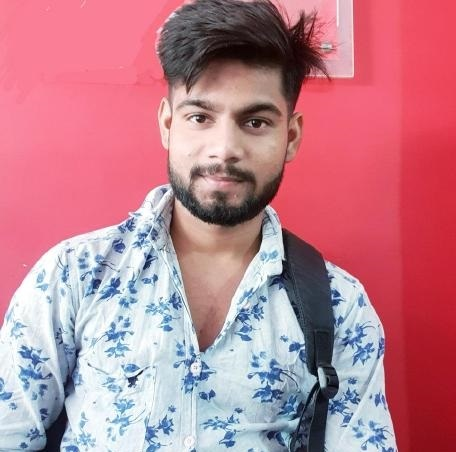
#> input picture Projects/03- Convert Photo into Cartoon/dushyantprofile.png, 456 x 452 px
$ python Run.py
#> lines starting #> are read from the running program, lines starting #| are printed output that depends on the picture; after the words box and inside, x2 and y2 are one past the last pixel; in counts of white or black regions, pixels touching at a corner belong together
#Importing required libraries
import cv2
import numpy as np

#Reading image
img = cv2.imread("dushyantprofile.png")
#> img is the input picture: shape (452, 456, 3); mean B, G, R 142.2, 128.3, 190.7
cv2.imshow("Image", img)

#Detecting edges of the input image
gray = cv2.cvtColor(img, cv2.COLOR_BGR2GRAY)
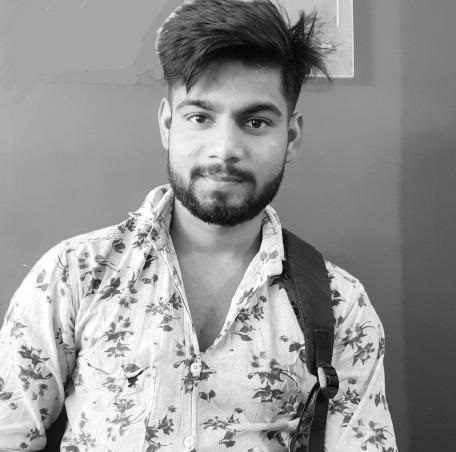
#> gray: shape (452, 456); min 1, max 255, mean 148.6
gray = cv2.medianBlur (gray, 5)
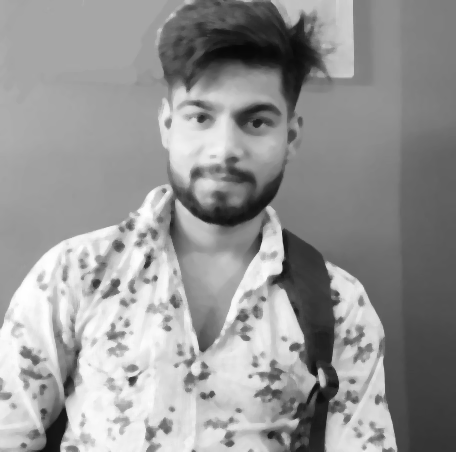
#> gray: shape (452, 456); min 7, max 255, mean 149.2
edges = cv2.adaptiveThreshold (gray, 255,
                              cv2.ADAPTIVE_THRESH_MEAN_C,
                              cv2.THRESH_BINARY, 9, 9)
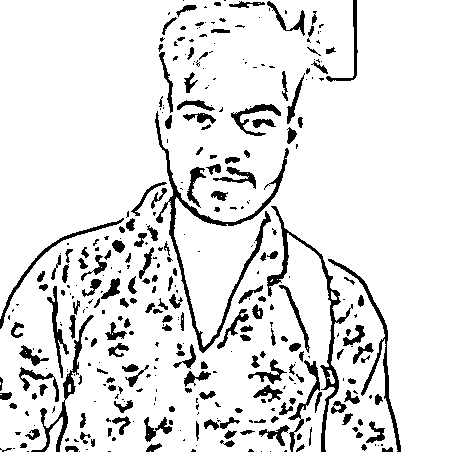
#> edges: shape (452, 456); 89.2% white; 363 black regions (187 under 20 px), largest, box (x1, y1, x2, y2) and area: (155, 111, 289, 353) 2279, (267, 206, 353, 452) 1599, (328, 259, 401, 452) 996

#Cartoonifying the image
color = cv2.bilateralFilter(img, 9, 250, 250)
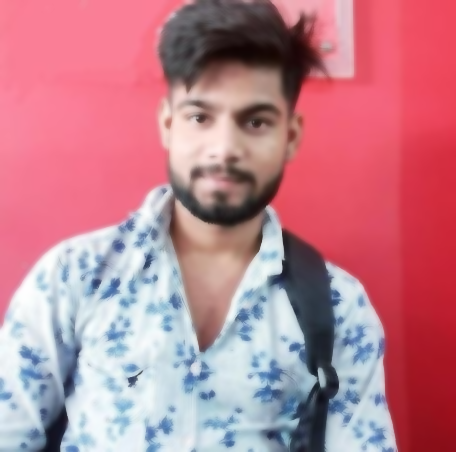
#> color: shape (452, 456, 3); mean B, G, R 142.3, 128.5, 190.9
cartoon = cv2.bitwise_and(color, color, mask=edges)
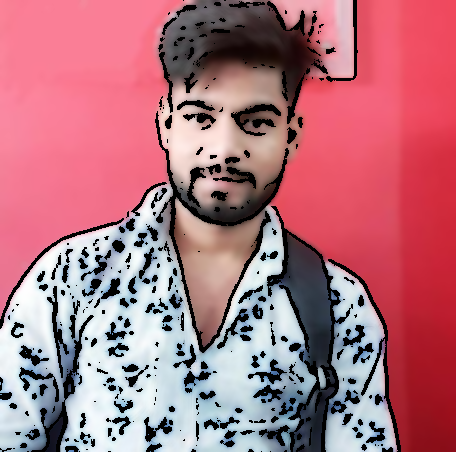
#> cartoon: shape (452, 456, 3); mean B, G, R 127.5, 115.5, 177.5

# Step-5: Final Output (Cartoon Image)
cv2.imshow("Image", img)
cv2.imshow("Edges",edges)
cv2.imshow("Cartoon", cartoon)
cv2.waitKey(0)
cv2.destroyAllWindows()
